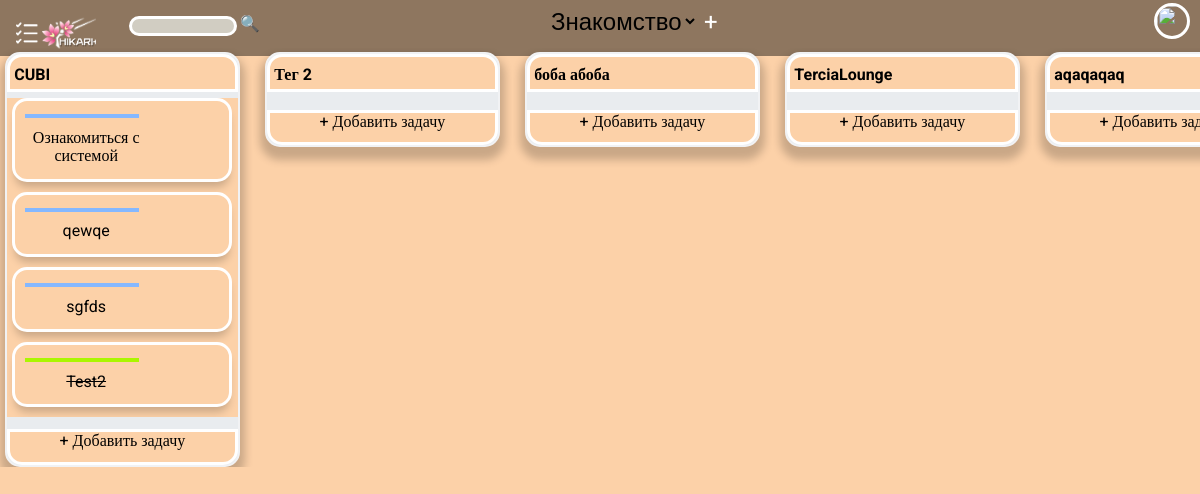
/ (signed in), run on the app's committed database.
### todo/models.py (models this page shows)
class Tag(db.Model):
    id = db.Column(db.Integer, primary_key=True)
    uid = db.Column(db.Integer)
    ws_id = db.Column(db.Integer)
    title = db.Column(db.String(100))
    descr = db.Column(db.String(1000))

class ToDo(db.Model):
    id = db.Column(db.Integer, primary_key=True)
    title = db.Column(db.String(100))
    tag_id = db.Column(db.Integer)
    descr = db.Column(db.String(1000))
    create_date = db.Column(db.DateTime)
    close_date = db.Column(db.DateTime)
    is_complete = db.Column(db.Boolean)
    is_cycle = db.Column(db.String(25))
    cycle_series = db.Column(db.Integer)
    time_to_complete = db.Column(db.String(100))
    responsible = db.Column(db.Integer)

### todo/routes.py (the view, shortened to what this page needs)
@app.route('/', methods=['POST', 'GET'])
@login_required
def home():
    if request.method == 'GET':
        if current_user:
            timed_raw = timedt().timed
            dt_gmt = timedt().dt
            ws_ids = []
            get_curr_ws = Workspace.query.filter_by(uid=current_user.id).order_by(Workspace.id).first()
            ws_ids.append(get_curr_ws.id)
            get_curr_user_tags = Tag.query.filter(Tag.ws_id.in_((ws_ids))).all()
            tags_ids = []
            tags_names = []
            todo_ids = []
            default_value = 0
            for el in get_curr_user_tags:
                tags_ids.append(el.id)
                tags_names.append(el.title)
            cycle = ToDo.query.filter(ToDo.tag_id.in_((tags_ids))).filter_by(is_cycle='checked').order_by(ToDo.id.desc()).all()
            todo_list = ToDo.query.filter(ToDo.tag_id.in_((tags_ids))).filter_by(is_complete=0).order_by(ToDo.id.desc()).all()
            todo_list1 = ToDo.query.filter(ToDo.tag_id.in_((tags_ids))).order_by(ToDo.is_complete).order_by(ToDo.id).all()
            for task in todo_list1:
                todo_ids.append(task.id)
            check_list = Checks.query.filter(Checks.todo_id.in_((todo_ids))).all()
            result = {}
            for tag in tags_ids:
                for row in todo_list1:
                    if tag != row.tag_id:
                        tag_name = Tag.query.filter_by(id=tag).first()
                        if tag_name.title in result:
                            pass
                        else:
                            result[f'{tag_name.title}'] = ['empty']
                    else:
                        tag_name = Tag.query.filter_by(id=row.tag_id).first()
                        if tag_name.title in result:
                            result[f'{tag_name.title}'].append(row.title)
                        else:
                            result[f'{tag_name.title}'] = [row.title]
            todoc_list = ToDo.query.filter(ToDo.tag_id.in_((tags_ids))).filter_by(is_complete=1).order_by(
                ToDo.id.desc()).all()
            todo_workspaces = Workspace.query.filter_by(uid=current_user.id).distinct(Tag.title)
            todo_completed = ToDo.query.filter(ToDo.tag_id.in_((tags_ids))).filter_by(is_complete=1).order_by(
                ToDo.id.desc()).all()
            todo_uncompleted = ToDo.query.filter(ToDo.tag_id.in_((tags_ids))).filter_by(is_complete=0).order_by(
                ToDo.id.desc()).all()
            completed = len(todo_completed)
            uncompleted = len(todo_uncompleted)
            all = len(todo_list1)
            todo_tags = Tag.query.filter_by(uid=current_user.id, ws_id=get_curr_ws.id).distinct(Tag.title)
            user_ids = []
            tag_ids = []
            result2 = {}
            todo_responsible = ToDo.query.filter_by(responsible=current_user.id).all()
            return render_template('todo/main/index.html', todo_list=todo_list1, todoc_list=todoc_list, todo_tags=todo_tags,
                                   todo_completed=completed, todo_uncompleted=uncompleted, todo_all=all,
                                   title='CUBI Prot.', default_value=default_value, workspace_list=todo_workspaces,
                                   result=result, current_workspace=get_curr_ws, todo_responsible=todo_responsible, check_list=check_list)
        else:
            return redirect(url_for('todo/auth/login.html'))

### todo/routes.py (called while the page is built)
@login_manager.user_loader
def load_user(user_id):
    user = Users.query.filter_by(id=user_id).first()
    return user

### todo/templates/todo/main/index.html (shortened to what this page needs)
{% extends 'todo/main/layout.html' %}
{% block content %}
<div class='container' style=" ">
    <div class="header"
        style="">
        <div class="dron" style="">
            <nav class="nav" style="background: black; ">
                <label for="nav-toggle" class="nav-toggle" onclick
                    style="background-image: url('static/NewLogo.png'); background-color: rgb(0,0,0, 0.00); background-size: cover; width: 10vh; height: 4vh; margin-left:5%;"></label>
            </nav>
        </div>
        <form action="/search" class="search_bar" method="post"
            style="">
            <input class="sb_input" type="text" name="search_bar" placeholder=""
                style="{% if request.cookies.get('font')=='black' %}background-color:{{ request.cookies.get('font') }};color:white;{% else %}color: black;background-color: rgb(209,205,194);{% endif %} ">
            <button class="search_button" type="submit" style="">🔍</button>
        </form>
        <div class="workspaces" style="">
            <div class="head" style="">
                <select onchange="sort(event)" id="fruits" style="{% if request.cookies.get('font')=='black' %}color:white;{% else %}color: black;{% endif %}">
                    {% for workspace in workspace_list %}
                    <option value="{{ workspace.title }}" {% if workspace.id==current_workspace.id %}selected{% endif %}>
                        {{ workspace.title }}
                    </option>
                    {% endfor %}
                </select>
                <button class="modal-trigger" data-modal-id="modal-create-id"
                    style="">
                    +
                </button>
            </div>
        </div>
        <div class="avatar" style="">
            <a href="/profile"><img src="{{ url_for('userava') }}"
                    style="width: 3vw; height: 3vw; border: solid white; border-radius: 50%; margin-left: 20.5%; "></a>
        </div>
    </div>
    <div class="tasks_area" style="">
        {% block tasks %}
        <div class="list" style="">
            {% for tag, task in result.items() %}
            <div class="task_head">
                <div class="task-list">
                    <p
                        style="
{% if request.cookies.get('font')=='black' %}background-color:#515151;color:white;{% else %}background-color: #FCD1A8;color: black;{% endif %}; ">
                        <button class="modal-trigger" id="prj_tag" data-modal-id="modal-open-{{ tag }}"
                            style="{% if request.cookies.get('font')=='black' %}color:white;{% else %}color: black;{% endif %}; ">
                            {{ tag }}
                        </button>
                    </p>
                    <div class="tities_list" style="{% if request.cookies.get('font')=='black' %}background-color:#515151;color:white;{% else %}background-color: #FCD1A8;color: black;{% endif %}">
                        {% for todo in todo_list %}
                        {% for title in task %}
                        {% if todo.title == title %}
                        <div class="task_body" style="{% if request.cookies.get('font')=='black' %}background-color:#383838;color:white;{% else %}background-color: #FCD1A8;color: black;{% endif %}" >
                            <div class="task-header"
                                style="">
                                <div class="status-line"
                                    style="{% if todo.is_complete==True %}background-color: rgb(171,246,0); height: 5px;{% else %}background-color: #85B8FF; height: 5px;{% endif %} width: 95%; margin-top: 3%; margin-bottom: 5%; margin-right: 5%;">
                                </div>
                                <button class="modal-trigger" id="open_btn" data-modal-id="modal-{{ todo.id }}"
                                style=" {% if request.cookies.get('font')=='black' %}color:white;{% else %}color: black;{% endif %}; ">
                                    {{ title|safe }}
                                </button>
                            </div>
                                {% set total_checks = check_list|selectattr('todo_id', 'equalto', todo.id)|list|length
                                %}
                                        {% set total_checks = check_list|selectattr('todo_id', 'equalto',
                                        todo.id)|list|length %}
                                        {% set completed_checks = check_list|selectattr('todo_id', 'equalto',
                                        todo.id)|selectattr('is_checked')|list|length %}
                                        {% set progress = (completed_checks / total_checks * 100)|round(0) if
                                        total_checks > 0 else 0 %}
                        </div>
                        {% endif %}
                        {% endfor %}
                        {% endfor %}
                    </div>
                    <button class="modal-trigger" data-modal-id="modal-create-{{ tag }}"
                        style="{% if request.cookies.get('font')=='black' %}background-color:#515151;color:white;{% else %}background-color: #FCD1A8;color: black;{% endif %} margin-top: 5%; width: 100%; text-align: center; display: block; cursor: pointer; padding-bottom: 5%; border: solid white; border-radius:0px 0px 15px 15px; font-size: 2vh;">
                        + Добавить задачу
                    </button>
                </div>
            </div>
            {% endfor %}
        </div>
        {% endblock %}
    </div>
</div>
{% endblock %}

### todo/static/css/style.css (style rules this page uses)
.dron { width: 8vw; margin-bottom: 10%; }
#fruits { outline: none; border: none; background: none; }
.task-list>p { text-align: left; margin-bottom: 2.5%; border: solid white; border-radius: 15px 15px 0px 0px; }
#prj_tag { font-weight: bold; padding-left: 2%; padding-top: 4%; padding-bottom: 2%; font-size: 2vh; }
.nav { margin-top: 2.5%; }
.header { word-break: normal; display: grid; grid-template-columns: 10% 15% 70% 5%; width: 100vw; height: 4em; background-color: rgb(0, 0, 0, 0.44); }
.container { display: grid; grid-template-rows: 10% 90%; width: 100vw; }
.search_bar { margin-top: 1em; margin-left: 5%; width: 15vw; height: 3vh; }
.sb_input { width: 60%; background: none; overflow: hidden; font-size: 1.5vh; border: solid white; border-radius: 1.5vh; }
.list { display: grid; grid-template-columns: repeat(auto-fit, minmax(30vh, 5vh)); grid-auto-flow: column; overflow-x: auto; height: auto; width: 100vw; grid-column-gap: 20px; }
.search_button { anchor-name: search_bar; font-size: 2vh; }
.workspaces { color: white; margin-right: 2%; margin-top: 0.5em }
.head { margin-left: 30%; margin-right: 40%; font-size: 24px; }
.avatar { float: right; padding: 5%; }
.task-header { display: flex; flex-direction: column; width: 10vw; height: 100%; order: -1; margin-top: -1px; grid-column: 1; }
#open_btn { padding-left: 2%; padding-top: 4%; padding-bottom: 2%; font-size: 2vh; hyphens: auto; }
body { transition: background-color 0.3s ease; margin: 0; }
.workspaces { font-family: Roboto; font-weight: 400; }
.modal-trigger { font-family: Roboto; font-weight: 400; font-size: 24px; color: white; text-align: center; background: none; cursor: pointer; }
.task_body { font-family: Roboto; font-weight: 400; width: 95%; margin-left: 2.25%; margin-right: 2.25%; background-color: white; align-items: center; justify-content: center; border: solid white; border-radius: 15px; display: grid; grid-template-columns: auto 1fr; }
.task_head { width: 30vh; }
.task-list { background-color: #e9ecef; box-shadow: 0px 8px 8px 5px rgba(0, 0, 0, 0.2); border: solid #F1F2F4; border-radius: 15px; border-width: 2px; margin-top: 2%; margin-left: 2%; }
.tities_list { max-height: 75vh; overflow-y: auto; }
a:link { color: white; text-decoration: underline; cursor: pointer; }
.search_button { border: none; background: none; color: white; cursor: pointer; transition: 0.5s; }
p { transition: 0.5s; }
.modal-trigger { transition: 0.5s; border: none; background: none; cursor: pointer; }
.task_body { padding: 10px; box-shadow: 0px 8px 8px -3px rgba(0, 0, 0, 0.2); margin-bottom: 10px; transition: 0.5s; }
.nav { width: 320px; min-width: 320px; height: 100%; position: fixed; top: 0; bottom: 0; margin: 0; left: -320px; padding: 15px 20px; -webkit-transition: left 0.3s; -moz-transition: left 0.3s; transition: left 0.3s; z-index: 2000; }
.nav-toggle { position: absolute; left: 320px; top: 1em; padding: 0.5em; background: inherit; color: #dadada; cursor: pointer; font-size: 1.2em; line-height: 1; z-index: 2001; -webkit-transition: color .25s ease-in-out; -moz-transition: color .25s ease-in-out; transition: color .25s ease-in-out; }
.nav-toggle:after { text-decoration: none; }
@media screen and (min-width: 320px) { html, body { margin: 0; overflow-x: hidden; } }

### todo/templates/todo/main/index.html (style rules this page uses)
:root { --responsive-font-size-primary: min(1em, max(0.5em, 5vmin)); }

### data on the page
Tag: title "CUBI"
ToDo: is_complete False (drawn), title "Ознакомиться с системой"
ToDo: is_complete False (drawn), title "qewqe"
ToDo: is_complete False (drawn), title "sgfds"
ToDo: is_complete True (drawn), title "Test2"
Tag: title "Тег 2"
Tag: title "боба абоба"
Tag: title "TerciaLounge"
Tag: title "aqaqaqaq"

### other printed values
form field value "Знакомство"
